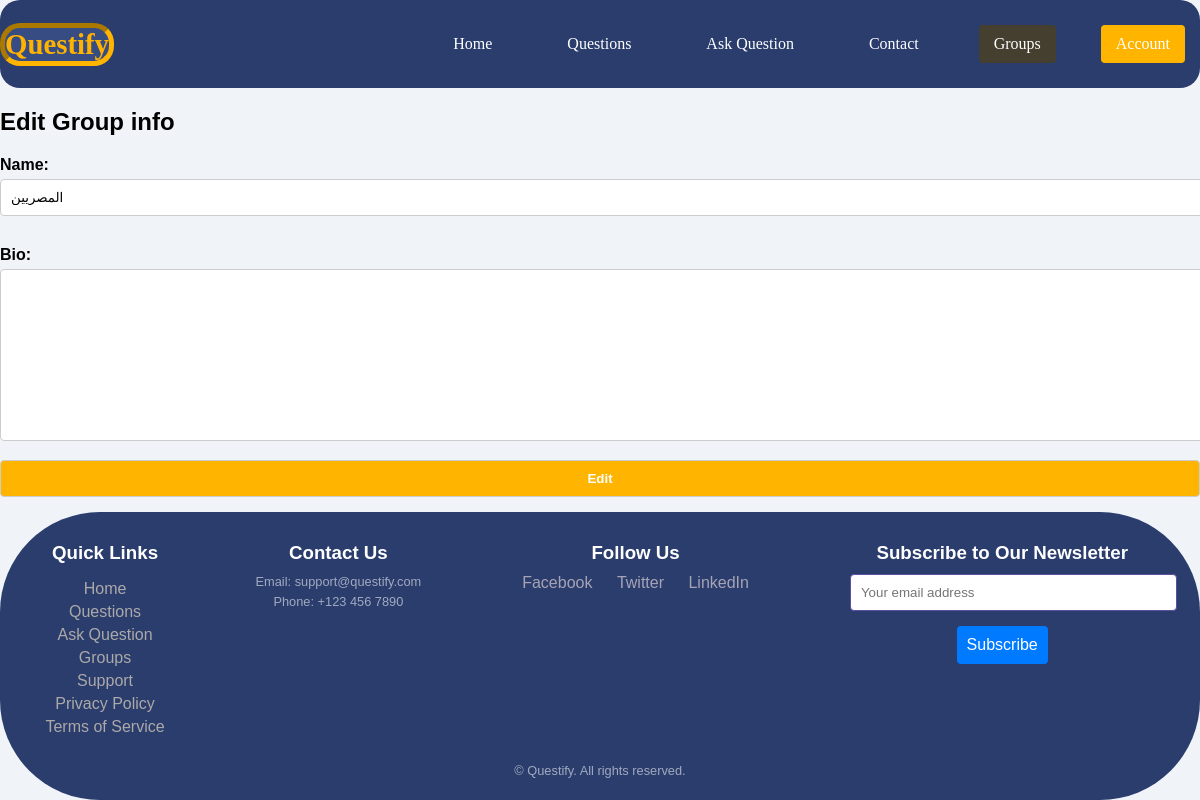
/group/group/edit/2 (signed in), run on an earlier commit of the app's database.
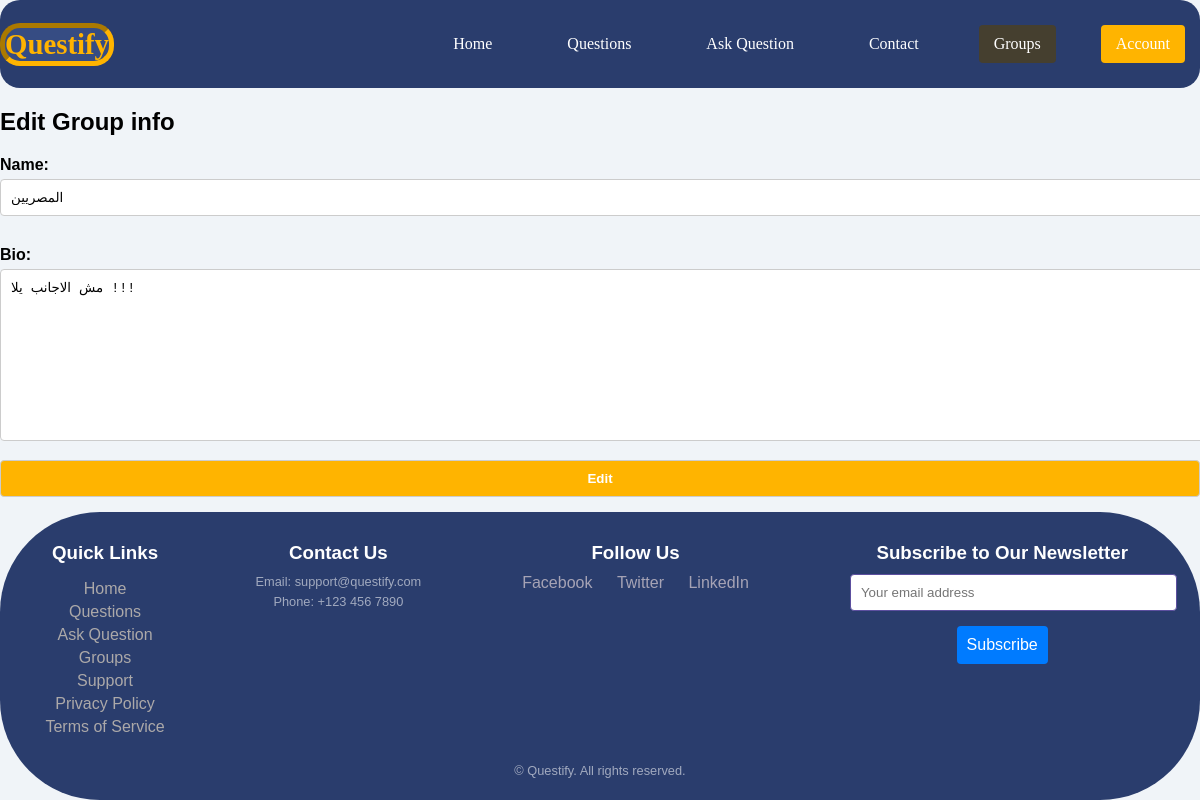
And on a later commit of the database.
### group/models.py (models this page shows, shortened)
class Group(models.Model):
    leader      = models.ForeignKey(User,on_delete=models.CASCADE,related_name="Leader",unique=False)
    name        = models.CharField(max_length=50,unique=True)
    bio         = models.TextField(max_length=50,null=True,blank=True)
    created_at  = models.DateTimeField(auto_now=True,auto_created=True,null=True, blank=True)
    members     = models.ManyToManyField(User,blank=True ,related_name="Members",unique=False)
    class Meta:
        get_latest_by =  'created_at'

### group/views.py (the view)
# urls.py: path('group/edit/<int:id>',views.edit_group,name='edit_group'),
@login_required
def edit_group(request,id):
    group = get_object_or_404(Group,pk=id)
    if request.method == 'POST':
        if request.user == group.leader:
            form = AddGroupForm(request.POST,instance=group)
            if form.is_valid() :
                myform = form.save(commit=False)
                myform.leader = request.user
                myform.last_edit = datetime.now()
                myform.save()
                return redirect(('group:group_detail'),id=group.id)
    else:
        form = AddGroupForm(instance=group)
    return render(request,"group/edit_group.html",{"form":form})

### group/form.py
class AddGroupForm(forms.ModelForm):
    class Meta:
        model  = Group
        fields =['name','bio']

### group/templates/group/edit_group.html (shortened to what this page needs)
{% extends "base.html" %}
{% block body %}
<h2>Edit Group info</h2>
<form method="post" >
  {{form}}
  <input type="submit" value="Edit" class='btn-edit-profile' >
</form>
  {% endblock body %}

What changed in the data, as far as the page shows it:
changed Group "المصريين": bio (not shown) → "مش الاجانب يلا !!!"
